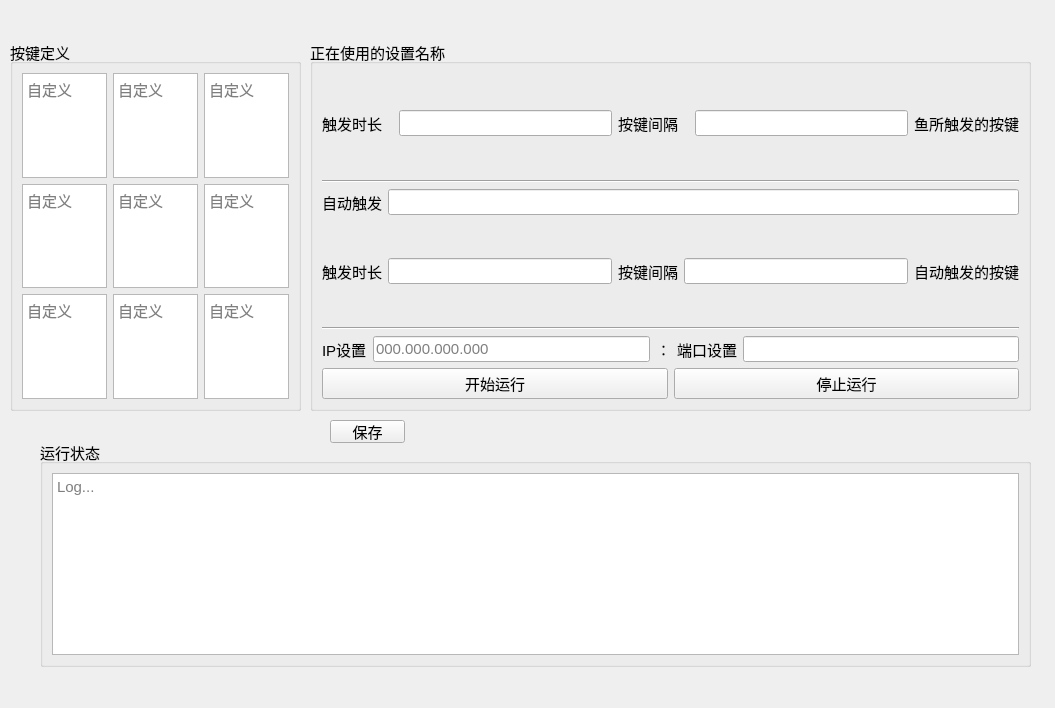
<?xml version="1.0" encoding="UTF-8"?>
<ui version="4.0">
 <class>Form</class>
 <widget class="QWidget" name="Form">
  <property name="geometry">
   <rect>
    <x>0</x>
    <y>0</y>
    <width>1055</width>
    <height>708</height>
   </rect>
  </property>
  <property name="font">
   <font>
    <pointsize>11</pointsize>
   </font>
  </property>
  <property name="windowTitle">
   <string>Form</string>
  </property>
  <widget class="QGroupBox" name="groupBox">
   <property name="geometry">
    <rect>
     <x>310</x>
     <y>40</y>
     <width>721</width>
     <height>371</height>
    </rect>
   </property>
   <property name="title">
    <string>正在使用的设置名称</string>
   </property>
   <layout class="QVBoxLayout" name="verticalLayout">
    <item>
     <layout class="QHBoxLayout" name="horizontalLayout" stretch="1,3,1,3,1">
      <item>
       <widget class="QLabel" name="label_2">
        <property name="text">
         <string>触发时长</string>
        </property>
       </widget>
      </item>
      <item>
       <widget class="QLineEdit" name="time1"/>
      </item>
      <item>
       <widget class="QLabel" name="label_3">
        <property name="text">
         <string>按键间隔</string>
        </property>
       </widget>
      </item>
      <item>
       <widget class="QLineEdit" name="key1"/>
      </item>
      <item>
       <widget class="QLabel" name="label_4">
        <property name="text">
         <string>鱼所触发的按键</string>
        </property>
       </widget>
      </item>
     </layout>
    </item>
    <item>
     <widget class="Line" name="line">
      <property name="orientation">
       <enum>Qt::Horizontal</enum>
      </property>
     </widget>
    </item>
    <item>
     <layout class="QHBoxLayout" name="horizontalLayout_2">
      <item>
       <widget class="QLabel" name="label_5">
        <property name="text">
         <string>自动触发</string>
        </property>
       </widget>
      </item>
      <item>
       <widget class="QLineEdit" name="lineEdit_4"/>
      </item>
     </layout>
    </item>
    <item>
     <layout class="QHBoxLayout" name="horizontalLayout_3">
      <item>
       <widget class="QLabel" name="label_6">
        <property name="text">
         <string>触发时长</string>
        </property>
       </widget>
      </item>
      <item>
       <widget class="QLineEdit" name="time2"/>
      </item>
      <item>
       <widget class="QLabel" name="label_8">
        <property name="text">
         <string>按键间隔</string>
        </property>
       </widget>
      </item>
      <item>
       <widget class="QLineEdit" name="key2"/>
      </item>
      <item>
       <widget class="QLabel" name="label_9">
        <property name="text">
         <string>自动触发的按键</string>
        </property>
       </widget>
      </item>
     </layout>
    </item>
    <item>
     <widget class="Line" name="line_2">
      <property name="orientation">
       <enum>Qt::Horizontal</enum>
      </property>
     </widget>
    </item>
    <item>
     <layout class="QHBoxLayout" name="horizontalLayout_4">
      <item>
       <widget class="QLabel" name="label_10">
        <property name="text">
         <string>IP设置</string>
        </property>
       </widget>
      </item>
      <item>
       <widget class="QLineEdit" name="ipAddr">
        <property name="placeholderText">
         <string>000.000.000.000</string>
        </property>
       </widget>
      </item>
      <item>
       <widget class="QLabel" name="label_11">
        <property name="text">
         <string>：</string>
        </property>
       </widget>
      </item>
      <item>
       <widget class="QLabel" name="label_12">
        <property name="text">
         <string>端口设置</string>
        </property>
       </widget>
      </item>
      <item>
       <widget class="QLineEdit" name="port"/>
      </item>
     </layout>
    </item>
    <item>
     <layout class="QHBoxLayout" name="horizontalLayout_5">
      <item>
       <widget class="QPushButton" name="run">
        <property name="text">
         <string>开始运行</string>
        </property>
       </widget>
      </item>
      <item>
       <widget class="QPushButton" name="stop">
        <property name="text">
         <string>停止运行</string>
        </property>
       </widget>
      </item>
     </layout>
    </item>
   </layout>
  </widget>
  <widget class="QGroupBox" name="groupBox_2">
   <property name="geometry">
    <rect>
     <x>40</x>
     <y>440</y>
     <width>991</width>
     <height>227</height>
    </rect>
   </property>
   <property name="title">
    <string>运行状态</string>
   </property>
   <layout class="QHBoxLayout" name="horizontalLayout_6">
    <item>
     <widget class="QPlainTextEdit" name="feedback">
      <property name="placeholderText">
       <string>Log...</string>
      </property>
     </widget>
    </item>
   </layout>
  </widget>
  <widget class="QGroupBox" name="groupBox_3">
   <property name="geometry">
    <rect>
     <x>10</x>
     <y>40</y>
     <width>291</width>
     <height>371</height>
    </rect>
   </property>
   <property name="title">
    <string>按键定义</string>
   </property>
   <layout class="QGridLayout" name="gridLayout">
    <item row="0" column="0">
     <widget class="QPlainTextEdit" name="U_key1">
      <property name="placeholderText">
       <string>自定义</string>
      </property>
     </widget>
    </item>
    <item row="0" column="1">
     <widget class="QPlainTextEdit" name="U_key2">
      <property name="placeholderText">
       <string>自定义</string>
      </property>
     </widget>
    </item>
    <item row="0" column="2">
     <widget class="QPlainTextEdit" name="U_key3">
      <property name="placeholderText">
       <string>自定义</string>
      </property>
     </widget>
    </item>
    <item row="1" column="0">
     <widget class="QPlainTextEdit" name="U_key4">
      <property name="placeholderText">
       <string>自定义</string>
      </property>
     </widget>
    </item>
    <item row="1" column="1">
     <widget class="QPlainTextEdit" name="U_key5">
      <property name="placeholderText">
       <string>自定义</string>
      </property>
     </widget>
    </item>
    <item row="1" column="2">
     <widget class="QPlainTextEdit" name="U_key6">
      <property name="placeholderText">
       <string>自定义</string>
      </property>
     </widget>
    </item>
    <item row="2" column="0">
     <widget class="QPlainTextEdit" name="U_key7">
      <property name="placeholderText">
       <string>自定义</string>
      </property>
     </widget>
    </item>
    <item row="2" column="1">
     <widget class="QPlainTextEdit" name="U_key8">
      <property name="placeholderText">
       <string>自定义</string>
      </property>
     </widget>
    </item>
    <item row="2" column="2">
     <widget class="QPlainTextEdit" name="U_key9">
      <property name="placeholderText">
       <string>自定义</string>
      </property>
     </widget>
    </item>
   </layout>
  </widget>
  <widget class="QPushButton" name="save">
   <property name="geometry">
    <rect>
     <x>330</x>
     <y>420</y>
     <width>75</width>
     <height>23</height>
    </rect>
   </property>
   <property name="text">
    <string>保存</string>
   </property>
  </widget>
 </widget>
 <resources/>
 <connections/>
</ui>
